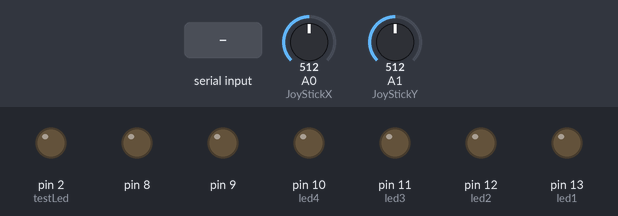
Bench run of a sketch on a simulated Arduino Uno, built with avr-gcc and run on an emulated ATmega328P. Parts: output pins drawn as LEDs (lit = HIGH). Inputs (shaded band) come from the test bench; at power-on: A0 (JoyStickX) = 512, A1 (JoyStickY) = 512. What the sketch prints to the serial monitor is not drawn.

Above: at 1.2 s.
1.3 s: "8" received over Serial
At 1.7 s:
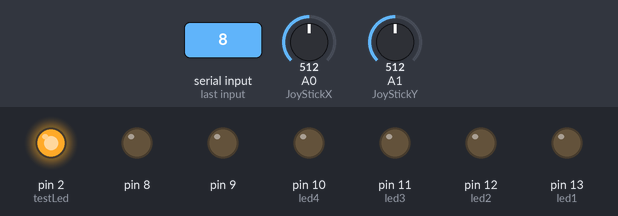
3.3 s: "7" received over Serial
At 4.0 s:
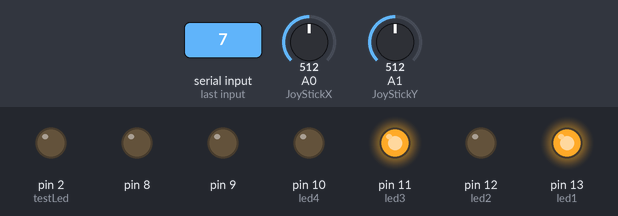
4.8 s: "6" received over Serial
At 5.2 s:
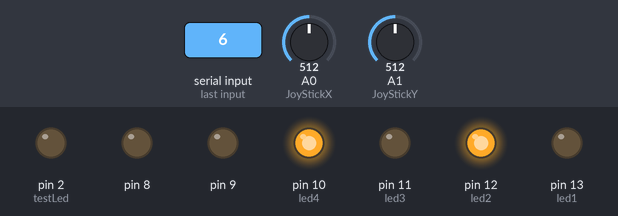
6.3 s: "5" received over Serial
At 7.5 s:
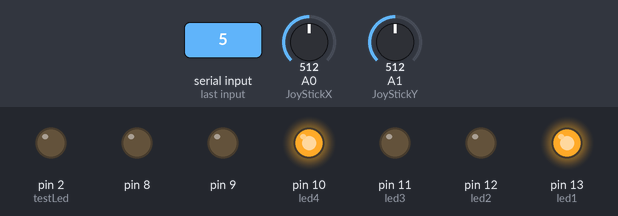
7.8 s: "4" received over Serial
At 9.0 s:
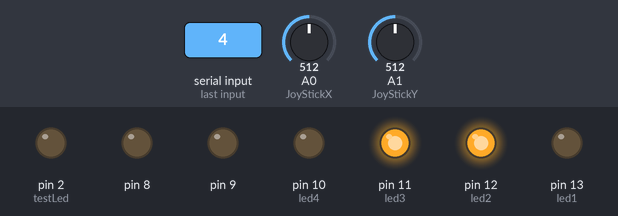
9.3 s: "2" received over Serial
At 10.1 s:
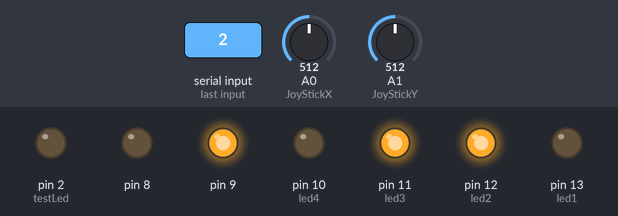
Timing chart, 0 to 12.3 s (numbered marks = the images above; inputs shaded):
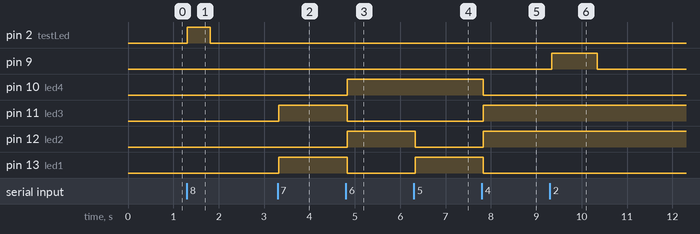

Measured:
- after the input at 1.3 s, pin 2 (testLed): LOW → HIGH at once, → LOW 0.50 s later
- after the input at 3.3 s, pin 11 (led3), pin 13 (led1): LOW → HIGH at once
- after the input at 4.8 s, pin 10 (led4), pin 12 (led2): LOW → HIGH at once; pin 11 (led3), pin 13 (led1): HIGH → LOW at once
- after the input at 6.3 s, pin 12 (led2): HIGH → LOW at once; pin 13 (led1): LOW → HIGH at once
- after the input at 7.8 s, pin 10 (led4), pin 13 (led1): HIGH → LOW at once; pin 11 (led3), pin 12 (led2): LOW → HIGH at once
- after the input at 9.3 s, pin 9: LOW → HIGH at once, → LOW 1.0 s later

The sketch:

Joystik.ino
```cpp
#include <Wire.h>

int JoyStickX = A0;
int JoyStickY = A1;
int x,y;
int led1 = 13;
int led2 = 12;
int led3 = 11;
int led4 = 10;
char receivedChar;

int testLed = 2;

void setup() {

 pinMode(8,OUTPUT);
 pinMode(9, OUTPUT);
 pinMode (JoyStickX, INPUT);
 pinMode (JoyStickY, INPUT);
 pinMode (led1, OUTPUT); // left Front
 pinMode (led3, OUTPUT); // right Front
 pinMode (led2, OUTPUT); // left back
 pinMode (led4, OUTPUT); // right back
 pinMode(testLed, OUTPUT);
 Wire.begin(8);
 Wire.onReceive(receiveEvent);
 Serial.begin(9600);

}

void loop() {

  Joystick();
  voice();

}

void Joystick(){

  x = analogRead(JoyStickX);
  y = analogRead(JoyStickY);
  Serial.print("X axis = ");
  Serial.print(x);
  Serial.print("              Y axis = ");
  Serial.print(y,DEC);
  Serial.println(" ");

//Neutral
  if(x<532&&x>528 && y>516&&y<519){
    digitalWrite(led1,LOW);
    digitalWrite(led2,LOW);
    digitalWrite(led3,LOW);
    digitalWrite(led4,LOW);
    }

//forward
  if(x>1021&&x<1024 && y>516&&y<519){
    digitalWrite(led1,HIGH);
    digitalWrite(led3,HIGH);
    digitalWrite(led2,LOW);
    digitalWrite(led4,LOW);
    }

//Back
  if(x==0 && y<519&&y>516){
    digitalWrite(led1,LOW);
    digitalWrite(led3,LOW);
    digitalWrite(led2,HIGH);
    digitalWrite(led4,HIGH);
    }

//Left
  if(x>527&&x<531 && y==0){

    digitalWrite(led1,HIGH);
    digitalWrite(led3,LOW);
    digitalWrite(led2,LOW);
    digitalWrite(led4,HIGH);


    }

//Right
  if(x>528&&x<531 && y>1021&&y<1024){
    digitalWrite(led1,LOW);

    digitalWrite(led3,HIGH);
    digitalWrite(led2,HIGH);
    digitalWrite(led4,LOW);
    }
delay(100);

}

void voice(){

    if (Serial.available() > 0) {

    receivedChar = Serial.read();
    //Listen
    if(receivedChar == '8'){

     digitalWrite(testLed,HIGH);
     delay(500);
     digitalWrite(testLed,LOW);

    }
    // Foreword
    if(receivedChar == '7'){

     digitalWrite(led1,HIGH);    digitalWrite(led3,HIGH);    digitalWrite(led2,LOW);    digitalWrite(led4,LOW);
     delay(1000);

    }
    //backword
    if(receivedChar == '6'){

      digitalWrite(led1,LOW);    digitalWrite(led3,LOW);    digitalWrite(led2,HIGH);    digitalWrite(led4,HIGH);
      delay(1000);
    }
    //left
    if(receivedChar == '5'){

      digitalWrite(led1,HIGH);    digitalWrite(led3,LOW);    digitalWrite(led2,LOW);    digitalWrite(led4,HIGH);
      delay(1000);
    }
    //right
    if(receivedChar == '4'){

     digitalWrite(led1,LOW);    digitalWrite(led3,HIGH);    digitalWrite(led2,HIGH);    digitalWrite(led4,LOW);
     delay(1000);
    }
    //stop
    if(receivedChar == '3'){

     digitalWrite(led1,LOW);    digitalWrite(led2,LOW);    digitalWrite(led3,LOW);    digitalWrite(led4,LOW);
      delay(1000);
    }

    if(receivedChar == '2'){

     digitalWrite(9,HIGH);
     delay(1000);
     digitalWrite(9,LOW);
    }

  }

  //receiveEvent(10);
}

void receiveEvent(int howMany) {
  x = Wire.read();
  Serial.println(x+"test");
  if (x==111) {
    Serial.println(x);
    digitalWrite(testLed,HIGH);

   WCstop();
  }
  if (x==222 ){
    digitalWrite(testLed,LOW);
    }
  }

void WCstop(){

    digitalWrite(led1,LOW);
    digitalWrite(led2,LOW);
    digitalWrite(led3,LOW);
    digitalWrite(led4,LOW);
  delay(2000);

}
```
